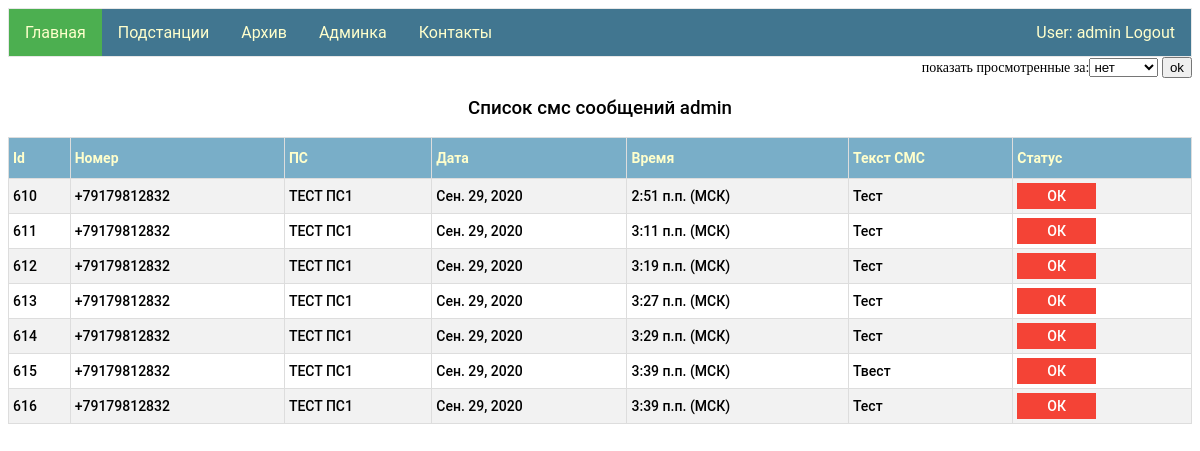
Before: / (signed in) with the older database file.
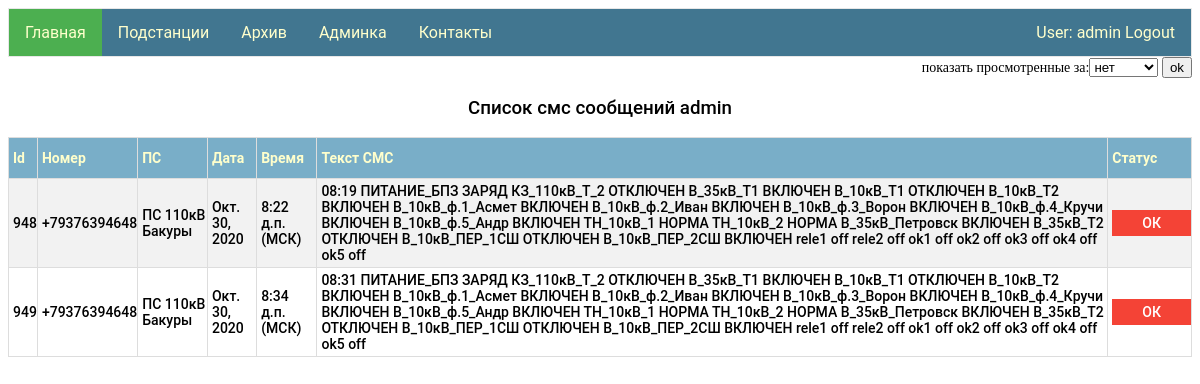
After: the same page with the newer database file.
### my_app/models.py (models this page shows)
class Viewed_messages(models.Model):
    id_SMS = models.ForeignKey(Sms_message, on_delete = models.CASCADE)
    user = models.ForeignKey(User, on_delete=models.CASCADE)
    status_view = models.BooleanField()
    datetime_view = models.DateTimeField(null=True, blank=True)
    sms_notification = models.BooleanField()

class Sms_message(models.Model):
    number = models.CharField(max_length=12)
    date = models.DateField()
    time = models.TimeField()
    text_sms = models.TextField()
    ps = models.ForeignKey(Ps, on_delete=models.CASCADE)

class Ps(models.Model):
    name = models.CharField(max_length=100, primary_key=True)
    tel_number = models.CharField(max_length=12)
    res = models.ForeignKey(Group, on_delete=models.CASCADE)

### my_app/views.py (the view)
# urls.py: path('', views.index,),
@login_required
def index(request):
    choice = ChoiceForm()
    try:
        selected_interval = request.session['choice_status']
    except KeyError:
        selected_interval = request.session['choice_status'] = 'False'
    if request.POST:
        selected_interval = request.session['choice_status'] = request.POST['choice']
    user_name = request.user.username
    time_zone = " (МСК)"
    messages = check_view(user_name, selected_interval)
    data = {"messages": messages, "username": user_name, "time_zone": time_zone, 'choiceForm': choice,}
    return render(request, "index.html", context=data)

### my_app/form.py
class ChoiceForm(forms.Form):
   INTERVAL_CHOICES = (
      (False, "нет"),
      (1, "сутки"),
      (7, "неделю"),
      (30, "месяц"),
   )
   choice = forms.ChoiceField(choices=INTERVAL_CHOICES, label="показать просмотренные за")

### my_app/service/services_for_view.py (called while the page is built)
def check_view(user_name, selected_interval):
    if selected_interval != 'False':
        delta = datetime.now() - timedelta(days=int(selected_interval))
        return Viewed_messages.objects.filter(user__username=user_name, status_view=True, id_SMS__date__gte=delta)
    else:
        return Viewed_messages.objects.filter(user__username=user_name, status_view=False)

### my_app/templates/index.html (shortened to what this page needs)
{% extends "base.html" %}
{% block li1 %}<a class="active" href="/">Главная</a>{% endblock li1 %}
{% block logic1 %}
<form class="left" method="POST">
        {{choiceForm}}
        <input type="submit" value="ok">
    </form>
<div id="display">
{% if messages.count > 0 %}
    <h3>Список смс сообщений {{username}}</h3>
    <table id ="customers">
        <tr><th>Id</th><th>Номер</th><th>ПС</th><th>Дата</th><th>Время</th><th>Текст СМС</th><th>Статус</th></tr>
         {% for  message in messages %}
        <tr>
            <td >{{ message.id_SMS.id }}</td>
            <td>{{ message.id_SMS.number }}</td>
            <td>{{ message.id_SMS.ps.name }}</td>
            <td>{{ message.id_SMS.date }}</td>
            <td>{{ message.id_SMS.time }}{{time_zone}}</td>
            <td>{{ message.id_SMS.text_sms }}</td>
            <td>
                {% if message.status_view %}
                <img src="/static/admin/img/icon-yes.svg" alt="True">
                {% else %}
                <a id="para1" href="view_sms/{{message.id}}">ОК</a>
                {% endif %}
            </td>
        </tr>
    {% endfor %}
    </table>
    {% else %}
     <h3>Нет новых смс сообщений {{username}}</h3>
    {% endif %}
</div>
{% endblock logic1 %}

Changed rows visible on the page:
no longer on this page (row edited): Viewed_messages: id_SMS.id "610", id_SMS.number "+79179812832", id_SMS.ps.name "ТЕСТ ПС1", id_SMS "Сен. 29, 2020", id_SMS.time "2:51 п.п.", time_zone "(МСК)", id_SMS.text_sms "Тест"
no longer on this page (row edited): Viewed_messages: id_SMS.id "611", id_SMS.number "+79179812832", id_SMS.ps.name "ТЕСТ ПС1", id_SMS "Сен. 29, 2020", id_SMS.time "3:11 п.п.", time_zone "(МСК)", id_SMS.text_sms "Тест"
no longer on this page (row edited): Viewed_messages: id_SMS.id "612", id_SMS.number "+79179812832", id_SMS.ps.name "ТЕСТ ПС1", id_SMS "Сен. 29, 2020", id_SMS.time "3:19 п.п.", time_zone "(МСК)", id_SMS.text_sms "Тест"
no longer on this page (row edited): Viewed_messages: id_SMS.id "613", id_SMS.number "+79179812832", id_SMS.ps.name "ТЕСТ ПС1", id_SMS "Сен. 29, 2020", id_SMS.time "3:27 п.п.", time_zone "(МСК)", id_SMS.text_sms "Тест"
removed Viewed_messages: id_SMS.id "614", id_SMS.number "+79179812832", id_SMS.ps.name "ТЕСТ ПС1", id_SMS "Сен. 29, 2020", id_SMS.time "3:29 п.п.", time_zone "(МСК)", id_SMS.text_sms "Тест"
removed Viewed_messages: id_SMS.id "615", id_SMS.number "+79179812832", id_SMS.ps.name "ТЕСТ ПС1", id_SMS "Сен. 29, 2020", id_SMS.time "3:39 п.п.", time_zone "(МСК)", id_SMS.text_sms "Твест"
removed Viewed_messages: id_SMS.id "616", id_SMS.number "+79179812832", id_SMS.ps.name "ТЕСТ ПС1", id_SMS "Сен. 29, 2020", id_SMS.time "3:39 п.п.", time_zone "(МСК)", id_SMS.text_sms "Тест"
added Viewed_messages: id_SMS.id "948", id_SMS.number "+79376394648", id_SMS.ps.name "ПС 110кВ Бакуры", id_SMS "Окт. 30, 2020", id_SMS.time "8:22 д.п.", time_zone "(МСК)", id_SMS.text_sms "08:19 ПИТАНИЕ_БПЗ ЗАРЯД КЗ_110кВ_Т_2 ОТКЛЮЧЕН В_35кВ_Т1 ВКЛЮЧЕН В_10кВ_Т1 ОТКЛЮЧЕН В_10кВ_Т2 ВКЛЮЧЕН В_10кВ_ф.1_Асмет ВКЛЮЧЕН В_10кВ_ф.2_Иван ВКЛЮЧЕН В_10кВ_ф.3_Ворон ВКЛЮЧЕН В_10кВ_ф.4_Кручи ВКЛЮЧЕН В_10кВ_ф.5_Андр ВКЛЮЧЕН ТН_10кВ_1 НОРМА ТН_10кВ_2 НОРМА В_35кВ_Петровск ВКЛЮЧЕН В_35кВ_Т2 ОТКЛЮЧЕН В_10кВ_ПЕР_1СШ ОТКЛЮЧЕН В_10кВ_ПЕР_2СШ ВКЛЮЧЕН rele1 off rele2 off ok1 off ok2 off ok3 off ok4 off ok5 off"
added Viewed_messages: id_SMS.id "949", id_SMS.number "+79376394648", id_SMS.ps.name "ПС 110кВ Бакуры", id_SMS "Окт. 30, 2020", id_SMS.time "8:34 д.п.", time_zone "(МСК)", id_SMS.text_sms "08:31 ПИТАНИЕ_БПЗ ЗАРЯД КЗ_110кВ_Т_2 ОТКЛЮЧЕН В_35кВ_Т1 ВКЛЮЧЕН В_10кВ_Т1 ОТКЛЮЧЕН В_10кВ_Т2 ВКЛЮЧЕН В_10кВ_ф.1_Асмет ВКЛЮЧЕН В_10кВ_ф.2_Иван ВКЛЮЧЕН В_10кВ_ф.3_Ворон ВКЛЮЧЕН В_10кВ_ф.4_Кручи ВКЛЮЧЕН В_10кВ_ф.5_Андр ВКЛЮЧЕН ТН_10кВ_1 НОРМА ТН_10кВ_2 НОРМА В_35кВ_Петровск ВКЛЮЧЕН В_35кВ_Т2 ОТКЛЮЧЕН В_10кВ_ПЕР_1СШ ОТКЛЮЧЕН В_10кВ_ПЕР_2СШ ВКЛЮЧЕН rele1 off rele2 off ok1 off ok2 off ok3 off ok4 off ok5 off"
